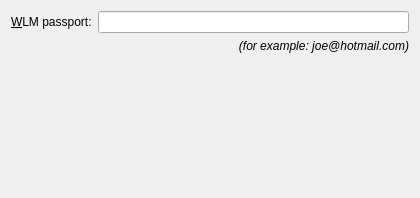
<?xml version="1.0" encoding="UTF-8"?>
<ui version="4.0">
 <class>WlmAddUI</class>
 <widget class="QWidget" name="WlmAddUI">
  <property name="geometry">
   <rect>
    <x>0</x>
    <y>0</y>
    <width>420</width>
    <height>198</height>
   </rect>
  </property>
  <layout class="QFormLayout" name="formLayout">
   <item row="0" column="0">
    <widget class="QLabel" name="textLabel1">
     <property name="toolTip">
      <string>The account name of the account you would like to add.</string>
     </property>
     <property name="whatsThis">
      <string>The account name of the account you would like to add.</string>
     </property>
     <property name="text">
      <string>&amp;WLM passport:</string>
     </property>
     <property name="wordWrap">
      <bool>false</bool>
     </property>
     <property name="buddy">
      <cstring>m_uniqueName</cstring>
     </property>
    </widget>
   </item>
   <item row="0" column="1">
    <widget class="KLineEdit" name="m_uniqueName">
     <property name="toolTip">
      <string>The account name of the account you would like to add.</string>
     </property>
     <property name="whatsThis">
      <string>The account name of the account you would like to add.</string>
     </property>
    </widget>
   </item>
   <item row="1" column="1">
    <widget class="QLabel" name="textLabel2">
     <property name="text">
      <string>&lt;i&gt;(for example: joe@hotmail.com)&lt;/i&gt;</string>
     </property>
     <property name="alignment">
      <set>Qt::AlignRight|Qt::AlignTrailing|Qt::AlignVCenter</set>
     </property>
    </widget>
   </item>
  </layout>
 </widget>
 <customwidgets>
  <customwidget>
   <class>KLineEdit</class>
   <extends>QLineEdit</extends>
   <header>klineedit.h</header>
  </customwidget>
 </customwidgets>
 <resources/>
 <connections/>
</ui>
